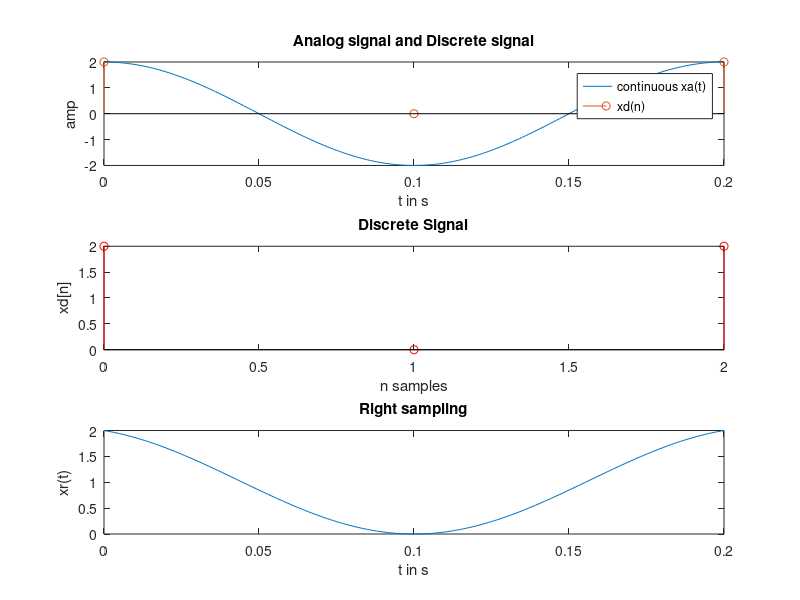

Reproduce this figure in MATLAB.
%verification of sampling theorem
clc;
close all;
t = 0:0.001:0.2;
f1 = input('Enter input frequency = ');
f2 = input('Enter input frequency = ');
xa = cos(2*pi*f1*t) + cos(2*pi*f2*t);
fm = max(f1,f2);
fs = 2*fm;
ts = 1/fs;
n=0:1:(0.2*fs);
xd = cos(2*pi*f1*(n*ts)) + cos(2*pi*fs*(n*ts));
figure;
subplot(3,1,1);
plot(t,xa);
xlabel('t in s');
ylabel('amp');
title('Analog signal and Discrete signal');
hold on;
stem(n*ts,xd);
hold off;
legend('continuous xa(t)','xd(n)');
subplot(3,1,2);
stem(n,xd,'r');
xlabel('n samples');
ylabel('xd[n]');
title('Discrete Signal');
xr = xd*sinc((t-(n'*ts))/ts);
subplot(3,1,3);
plot(t,xr);
xlabel('t in s');
ylabel('xr(t)');
title('Right sampling');
